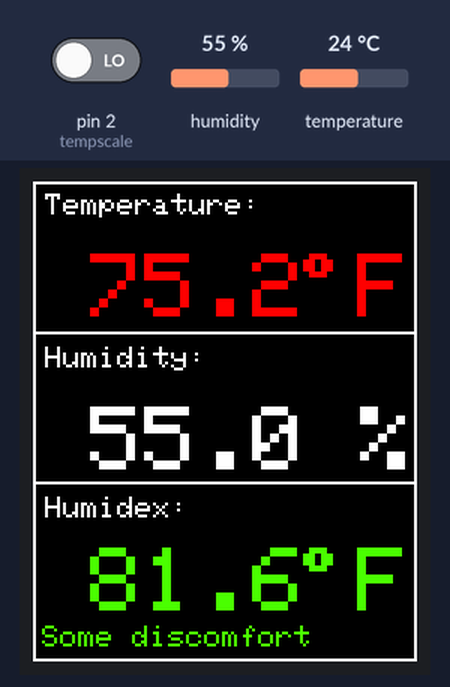
A sketch run on a simulated Arduino Uno, built with avr-gcc and run on an emulated ATmega328P. Parts: 128×160 colour display. Inputs (shaded band) come from the test bench; at power-on: humidity 55 %, pin 2 (tempscale) LOW, temperature 24 °C. Storage starts empty; what the sketch prints to the serial monitor is not drawn.

Above: at 1.3 s.
1.4 s: humidity set to 22 %
At 2.9 s:
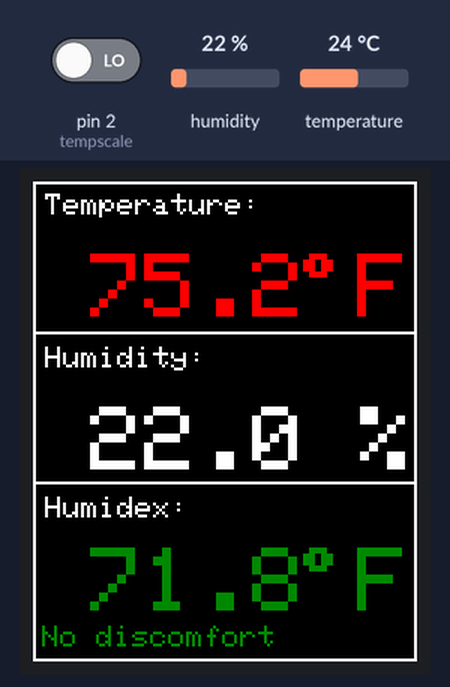
3.7 s: pin 2 (tempscale) driven HIGH
At 4.7 s:
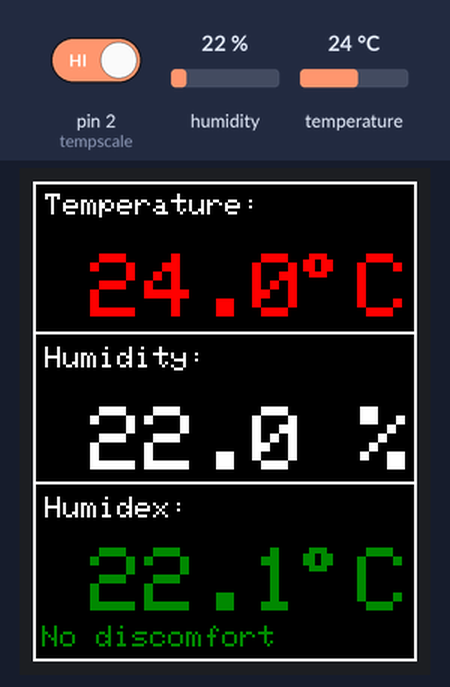
5.2 s: temperature set to 12 °C
At 7.0 s:
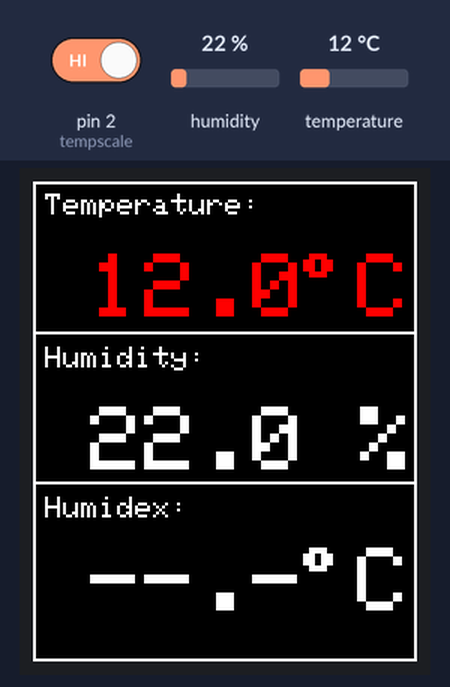
7.8 s: pin 2 (tempscale) driven LOW
At 9.0 s:
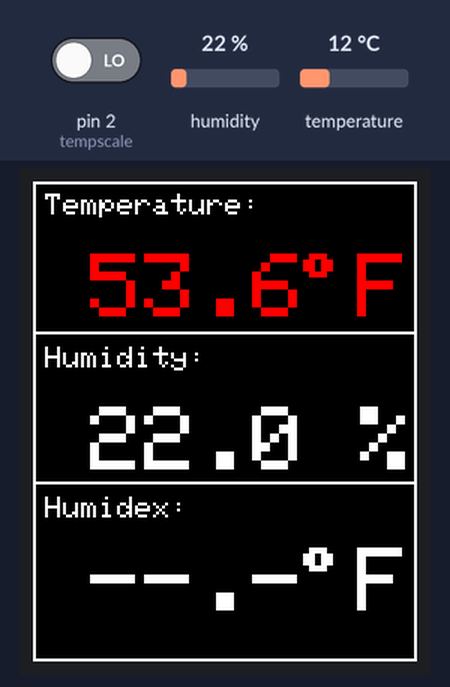
9.3 s: temperature set to 41 °C
At 11.0 s:
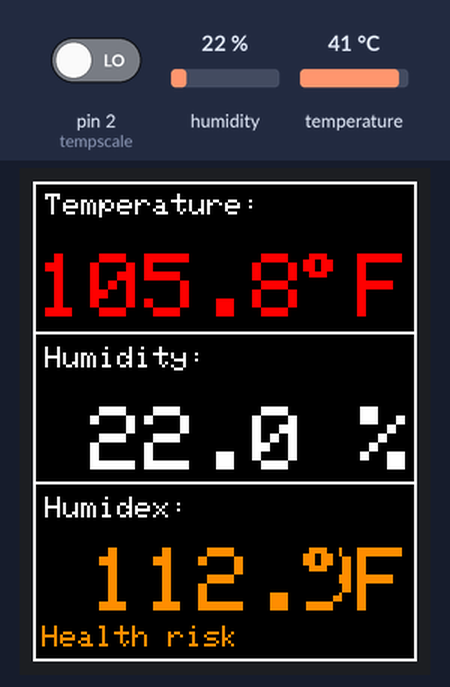
11.8 s: humidity set to 40 %
At 13.1 s:
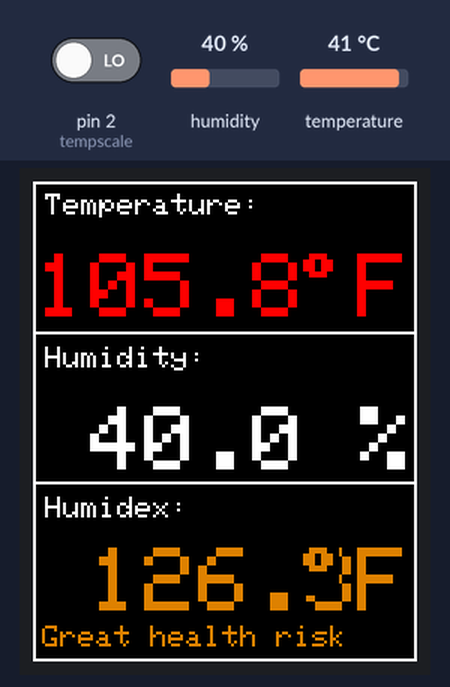
Timing chart, 0 to 14.8 s (numbered marks = the images above; inputs shaded):
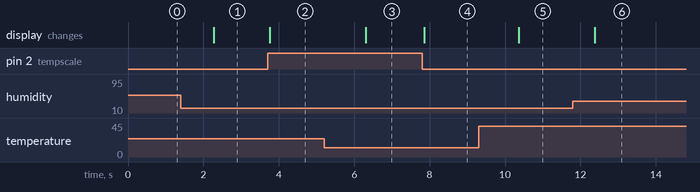

Measured:
- after the input at 1.4 s, the display: changes after 0.87 s (image 1)
- after the input at 3.7 s, the display: changes after 0.06 s (image 2)
- after the input at 5.2 s, the display: changes after 1.1 s (image 3)
- after the input at 7.8 s, the display: changes after 0.06 s (image 4)
- after the input at 9.3 s, the display: changes after 1.1 s (image 5)
- after the input at 11.8 s, the display: changes after 0.58 s (image 6)

The sketch:

templcd.ino
```cpp
// Temperature and humidity meter with LCD and DHT22

// Programa uses ADafruit DHT library https://github.com/adafruit/DHT-sensor-library
// and LCD Library https://github.com/adafruit/Adafruit-ST7735-Library https://github.com/adafruit/Adafruit-GFX-Library

// LCD connection
#include <Adafruit_GFX.h>
#include <Adafruit_ST7735.h>
#include <SPI.h>
#include <stdio.h>
#include "DHT.h"
#include <SD.h> //Load SD card library
//#include <SdFat.h>
#include <SPI.h> //Load SPI Library
#include "Wire.h"    // imports the wire library for talking over I2C
//Pin definitions

#define sdcs   53  //SD chipselect
#define dc 8   //dc pin on tft/sd
#define rst  9  //reset
#define tcs   10 //TFT chipselect
#define lite 7 //turns on the backlight pwm
//SdFat sd; not sure why?

#define DHTPIN 30    // DHT22 data pin is connected to Arduino 30 pin.
const int tempscale = 2; //the switch connect to pin 2
int switchState = 0;         // variable for reading the pushbutton status
int tempScale = 2;
File dataFile;   // the logging file
char filename[] = "datalog.txt";
#define DHTTYPE DHT22
DHT dht(DHTPIN, DHTTYPE);


#if defined(__SAM3X8E__)
#undef __FlashStringHelper::F(string_literal)
#define F(string_literal) string_literal
#endif


Adafruit_ST7735 tft = Adafruit_ST7735(tcs, sdcs, rst);


//Black theme
#define COLOR1 ST7735_WHITE
#define COLOR2 ST7735_BLACK

//White theme
//#define COLOR1 ST7735_BLACK
//#define COLOR2 ST7735_WHITE

int text_color_humidex, readTempScale;
float humidity, temperature, humidex, temperatureF, humidexF;
String message;

void setup(void) {
	pinMode(tempScale, INPUT);
	Serial.begin(9600);
	while (!Serial) {
		; // wait for serial port to connect. Needed for native USB port only
	}
	Serial.println("temp lcd debug");
	dht.begin();
	tft.initR(INITR_BLACKTAB);   // initialize a ST7735S chip, black tab
	tft.fillScreen(COLOR2);
	// see if the card is present and can be initialized:
	if (!SD.begin(sdcs)) {
		Serial.println("Card failed, or not present");
		// don't do anything more:
		return;
	}
	Serial.println("card initialized.");
}

void loop() {


	// make a string for assembling the data to log to sd card:
	String dataString = "";
	// get data from DHT22
	humidity = dht.readHumidity();
	temperature = dht.readTemperature();
	//temperatureF = (temperature * 9 / 5) + 32;
	Serial.println(temperature);
	Serial.println(humidity);
	//humidex is calculated
		humidex = calculate_humidex(temperature, humidity);
	//humidexF = (humidex * 9 / 5) + 32;
	//Serial.println("Humidex:");
	//Serial.println(humidex);
	//SD card logging
	dataString = String(temperature) + "," + String(humidity) + "," + String(humidex);
	// open the file. note that only one file can be open at a time,
	// so you have to close this one before opening another.
	File dataFile = SD.open("datalog.txt", FILE_WRITE);

	// if the file is available, write to it:
	if (dataFile) {
		dataFile.println(dataString);
		dataFile.close();
		// print to the serial port too:
		Serial.println(dataString);
	}
	// if the file isn't open, pop up an error:
	else {
		Serial.println("error opening datalog.txt");
	}
	//End SDcard logging
	// Table
	tft.drawRect(0, 0, 128, 160, COLOR1);
	tft.drawLine(0, 50, 128, 50, COLOR1);
	tft.drawLine(0, 100, 128, 100, COLOR1);

	// data is outputed
	//get tempscale
	//read the state of the switch value
	switchState = digitalRead(tempscale);
	if (switchState == HIGH) //if it is,the state is HIGH
	{
		//Put C code here
		temperature_to_lcd(temperature, 4);
		humidity_to_lcd(humidity, 55);
		humidex_to_lcd(humidex, 105);
		Serial.println(switchState);
	}
	else
	{
		//Put F code here
		temperatureF_to_lcd(temperature, 4);
		humidity_to_lcd(humidity, 55);
		humidexF_to_lcd(humidex, 105);
		Serial.println(switchState);

	}
	Serial.println("TempScale:");
	Serial.println(switchState);
	//Stoptempscale


}

// outputs temperature C to LCD
void temperature_to_lcd(float temperature, unsigned char text_position)
{
	int text_color;

	tft.setCursor(4, text_position);
	tft.setTextColor(COLOR1, COLOR2);
	tft.setTextSize(1);
	tft.print("Temperature:");

	tft.setTextSize(3);

	if (temperature>0) {
		text_color = ST7735_RED;
	}

	else {
		text_color = ST7735_BLUE;
	}


	tft.setCursor(1, text_position + 20);
	fix_number_position(temperature);
	tft.setTextColor(text_color, COLOR2);
	tft.print(temperature, 1);

	tft.setCursor(108, text_position + 20);
	tft.print("C");
	tft.drawChar(90, text_position + 20, 247, text_color, COLOR2, 2); //degree symbol

}

// outputs temperature F to LCD
void temperatureF_to_lcd(float temperature, unsigned char text_position)
{
	int text_color;

	tft.setCursor(4, text_position);
	tft.setTextColor(COLOR1, COLOR2);
	tft.setTextSize(1);
	tft.print("Temperature:");

	tft.setTextSize(3);

	if (temperature>0) {
		text_color = ST7735_RED;
	}

	else {
		text_color = ST7735_BLUE;
	}


	tft.setCursor(1, text_position + 20);
	temperatureF = (temperature * 9 / 5) + 32;
	fix_number_position(temperatureF);
	tft.setTextColor(text_color, COLOR2);
	tft.print(temperatureF, 1);

	tft.setCursor(108, text_position + 20);
	tft.print("F");
	tft.drawChar(90, text_position + 20, 247, text_color, COLOR2, 2); //degree symbol

}

//outputs humidity to LCD

void humidity_to_lcd(float humidity, unsigned char text_position)
{


	tft.setTextColor(COLOR1, COLOR2);
	tft.setCursor(4, text_position);
	tft.setTextSize(1);
	tft.println("Humidity:");
	tft.setTextSize(3);
	tft.setCursor(1, text_position + 20);

	fix_number_position(humidity);

	tft.print(humidity, 1);
	tft.print(" %");

}

//outputs Humidex to LCD

void humidex_to_lcd(float humidex, unsigned char text_position)

{
	tft.setCursor(4, text_position);

	tft.setTextSize(1);
	tft.println("Humidex:");
	tft.setTextSize(3);

	tft.setCursor(1, text_position + 17);

	if ((humidex >= 21) && (temperature < 44)) {

		fix_number_position(humidex);
		get_humidex_color_warning_message(humidex);
		tft.setTextColor(text_color_humidex, COLOR2);
		tft.print(humidex, 1);

		tft.setCursor(108, text_position + 17);
		tft.print("C");
		tft.drawChar(90, text_position + 17, 247, text_color_humidex, COLOR2, 2); //degree symbol

		tft.setCursor(3, text_position + 43);
		tft.setTextSize(1);
		tft.print(message);
	}

	else {
		tft.print(" --.-");
		tft.setCursor(108, text_position + 17);
		tft.print("C");
		tft.drawChar(90, text_position + 17, 247, COLOR1, COLOR2, 2); //degree symbol
		tft.setCursor(1, text_position + 43);
		tft.setTextSize(1);
		tft.println("                   ");
	};

}
//End Humidex to LCD

//outputs HumidexF to LCD

void humidexF_to_lcd(float humidex, unsigned char text_position)

{
	tft.setCursor(4, text_position);

	tft.setTextSize(1);
	tft.println("Humidex:");
	tft.setTextSize(3);

	tft.setCursor(1, text_position + 17);

	if ((humidex >= 21) && (temperature < 44)) {

		fix_number_position(humidex);
		get_humidex_color_warning_message(humidex);
		tft.setTextColor(text_color_humidex, COLOR2);
		humidexF = (humidex * 9 / 5) + 32;
		tft.print(humidexF, 1);

		tft.setCursor(108, text_position + 17);
		tft.print("F");
		tft.drawChar(90, text_position + 17, 247, text_color_humidex, COLOR2, 2); //degree symbol

		tft.setCursor(3, text_position + 43);
		tft.setTextSize(1);
		tft.print(message);
	}

	else {
		tft.print(" --.-");
		tft.setCursor(108, text_position + 17);
		tft.print("F");
		tft.drawChar(90, text_position + 17, 247, COLOR1, COLOR2, 2); //degree symbol
		tft.setCursor(1, text_position + 43);
		tft.setTextSize(1);
		tft.println("                   ");
	};

}
//End HumidexF

// aligs number to constant position

void fix_number_position(float number)

{


	if ((number >= -40) && (number < -9.9))
	{
		;
	}

	if ((number >= -9.9) && (number < 0.0))
	{
		tft.print(" ");
	}

	if ((number >= 0.0) && (number < 9.9))
	{
		tft.print("  ");
	}

	if ((number >= 9.9) && (number < 99.9))
	{
		tft.print(" ");
	}

	if ((number >= 99.9) && (number < 151))
	{
		tft.print("");
	}
}

//function to calculate Humidex

float calculate_humidex(float temperature, float humidity) {
	float e;

	e = (6.112 * pow(10, (7.5 * temperature / (237.7 + temperature))) * humidity / 100); //vapor pressure

	float humidex = temperature + 0.55555555 * (e - 10.0); //humidex
	return humidex;

}

// Setting text color and message based on Humidex value
void get_humidex_color_warning_message(float humidex)
{
	if ((humidex >= 21) && (humidex < 27))
	{
		text_color_humidex = tft.Color565(0, 137, 0);
		message = "No discomfort      ";
	} // dark green

	if ((humidex >= 27) && (humidex < 35))
	{
		text_color_humidex = tft.Color565(76, 255, 0); // light green
		message = "Some discomfort     ";
	}

	if ((humidex >= 35) && (humidex < 40))
	{
		text_color_humidex = tft.Color565(255, 255, 0);
		message = "Great discomfort    ";
	} // yellow


	if ((humidex >= 40) && (humidex < 46))
	{
		text_color_humidex = tft.Color565(255, 140, 0);
		message = "Health risk         ";
	} //light orange

	if ((humidex >= 46) && (humidex < 54))
	{
		text_color_humidex = tft.Color565(221, 128, 0);
		message = "Great health risk   ";
	} //dark orange

	if ((humidex >= 54))
	{
		text_color_humidex = tft.Color565(255, 0, 0);
		message = "Heat stroke danger  ";
	} // red
}

void LogToSDcard()
{
	// open the file. note that only one file can be open at a time,
	// so you have to close this one before opening another.
	dataFile = SD.open(filename, FILE_WRITE);
	// if the file is available, write to it:
	if (dataFile)
	{
		dataFile.print(temperature);
		dataFile.println("°C");
		dataFile.println(",");
		dataFile.print(humidity);
		dataFile.println(",");
		dataFile.close();
	}
}
```
